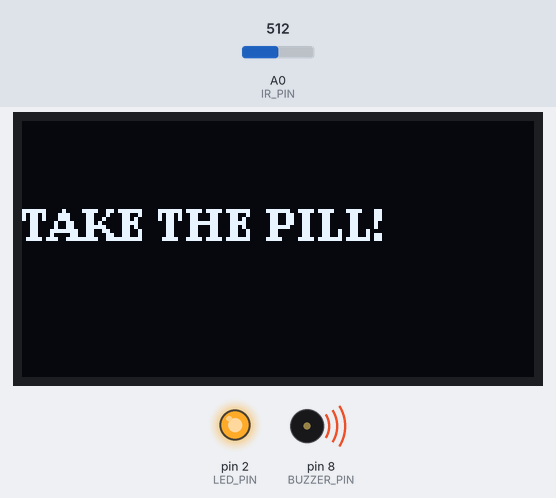
The sketch below on a simulated Arduino Uno, built with avr-gcc and run on an emulated ATmega328P. Parts: 128×64 one-colour display, output pins drawn as LEDs (lit = HIGH), buzzer (waves = sounding, pin HIGH). Inputs (shaded band) come from the test bench; at power-on: A0 (IR_PIN) = 512. What the sketch prints to the serial monitor is not drawn.

Above: at 1.2 s.
1.3 s: A0 (IR_PIN) set to 195
2.8 s: A0 (IR_PIN) set to 169
At 4.0 s:
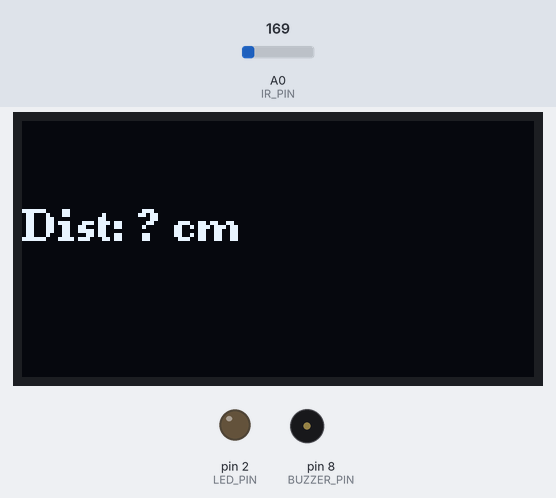
4.3 s: A0 (IR_PIN) set to 306
At 4.48 s:
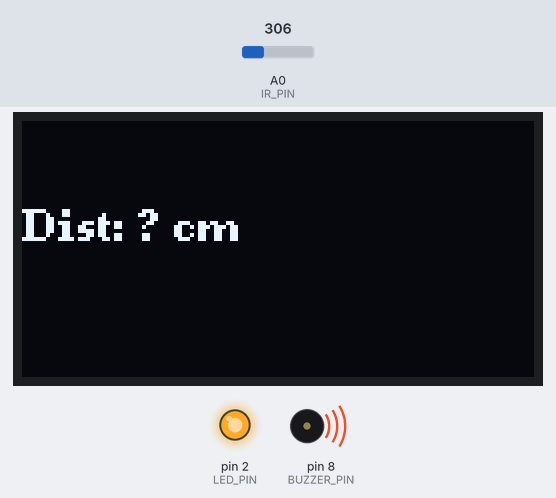
6.0 s: A0 (IR_PIN) set to 122
At 6.6 s:
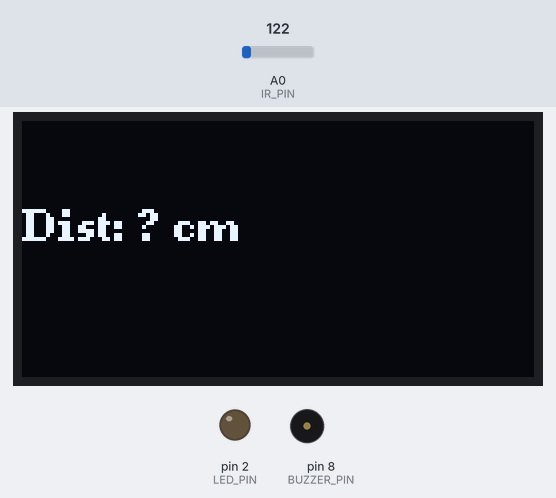
7.7 s: A0 (IR_PIN) set to 511
At 8.3 s:
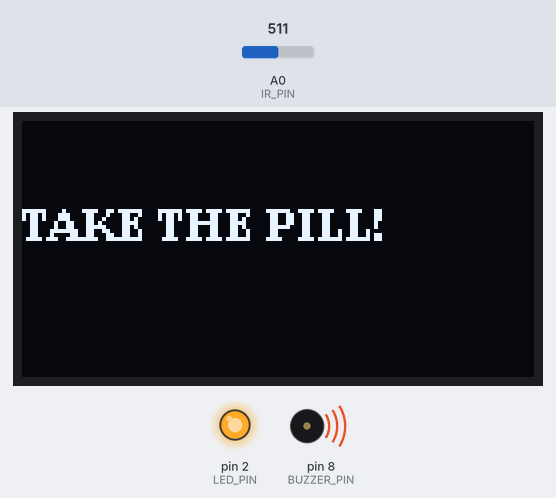
Timing chart, 0 to 10.4 s (numbered marks = the images above; inputs shaded):
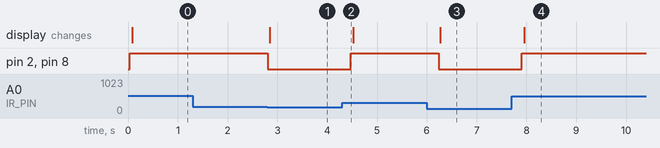

Measured:
- the behaviour switches between 181 and 180 on A0 (IR_PIN) (found by bisection; images 0 and 1)
- after the input at 1.3 s, every drawn part: stays the same
- after the input at 2.8 s, pin 2 (LED_PIN), pin 8 (BUZZER_PIN): HIGH → LOW at once; the display: changes at once (image 1)
- after the input at 4.3 s, pin 2 (LED_PIN), pin 8 (BUZZER_PIN): LOW → HIGH after 0.17 s
- after the input at 6.0 s, pin 2 (LED_PIN), pin 8 (BUZZER_PIN): HIGH → LOW after 0.24 s; the display: changes after 0.27 s (image 3)
- after the input at 7.7 s, pin 2 (LED_PIN), pin 8 (BUZZER_PIN): LOW → HIGH after 0.20 s; the display: changes after 0.25 s (image 4)

The sketch:

pill_reminder.ino
```cpp
#include <Wire.h>
#include <U8g2lib.h>

// OLED setup
U8G2_SH1106_128X64_NONAME_F_HW_I2C u8g2(U8G2_R0);

// Pin definitions
#define IR_PIN A0
#define LED_PIN 2
#define BUZZER_PIN 8

bool previousAlarm = false;

void setup() {
  Serial.begin(9600);
  u8g2.begin();

  pinMode(LED_PIN, OUTPUT);
  pinMode(BUZZER_PIN, OUTPUT);

  digitalWrite(LED_PIN, LOW);
  digitalWrite(BUZZER_PIN, LOW);
}

void loop() {
  int sensorValue = analogRead(IR_PIN);

  // Avoid division by zero
  float distance = 0;
  if (sensorValue > 20) {
    distance = 4800.0 / (sensorValue - 20);
  }

  bool alarm = (distance > 0 && distance < 30);

  // Serial monitor
  Serial.print("Distance: ");
  Serial.print(distance);
  Serial.print(" cm  Alarm: ");
  Serial.println(alarm);

  // ===== ALARM CONTROL =====
  if (alarm) {
    digitalWrite(LED_PIN, HIGH);
    digitalWrite(BUZZER_PIN, HIGH);
  } else {
    digitalWrite(LED_PIN, LOW);
    digitalWrite(BUZZER_PIN, LOW);
  }

  previousAlarm = alarm;

  // ===== OLED DISPLAY =====
  u8g2.clearBuffer();
  u8g2.setFont(u8g2_font_ncenB08_tr);

  if (alarm) {
    u8g2.drawStr(0, 30, "TAKE THE PILL!");
  } else {
    char buff[20];
    sprintf(buff, "Dist: %.1f cm", distance);
    u8g2.drawStr(0, 30, buff);
  }

  u8g2.sendBuffer();

  delay(200);
}
```
